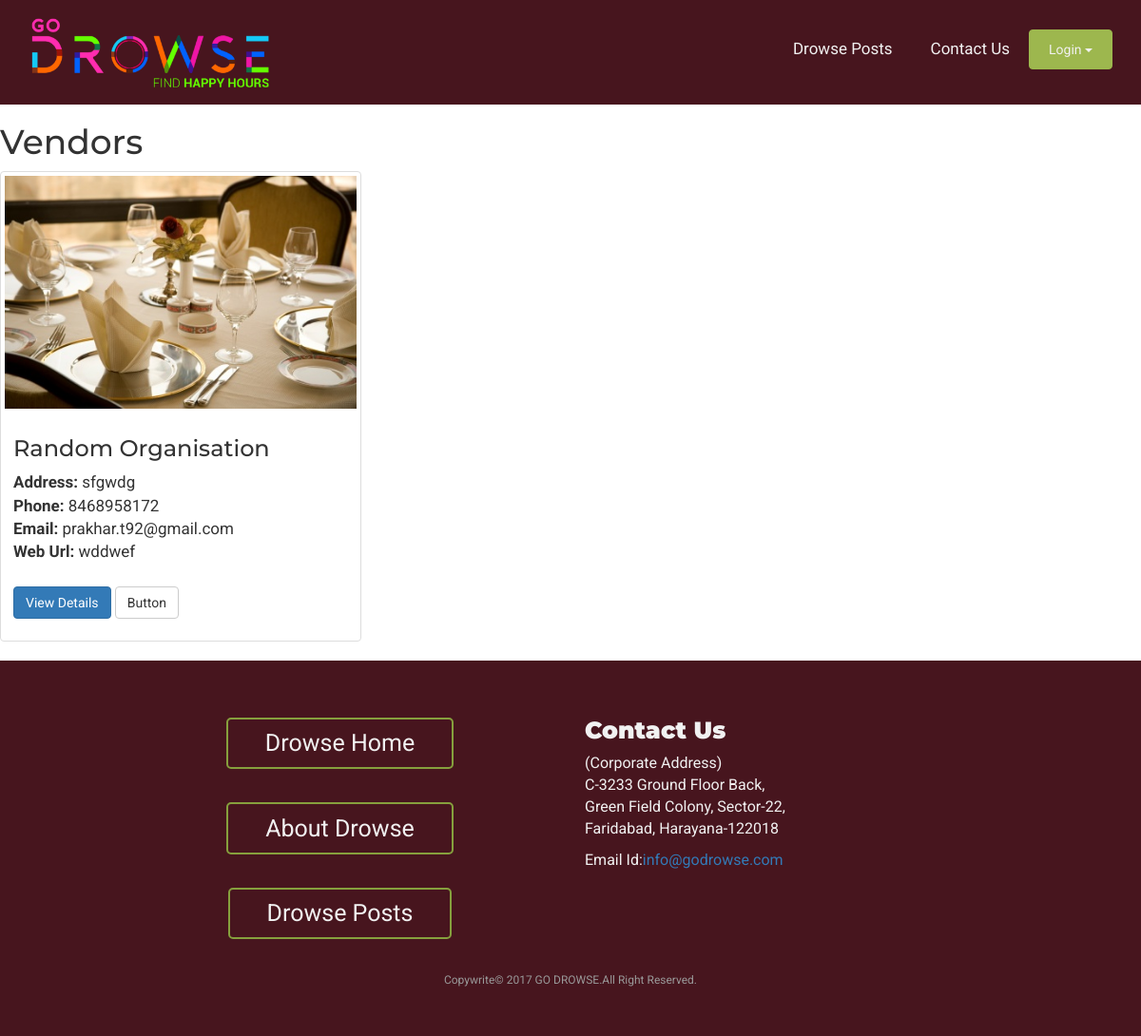
The page /vendor_list/ on the database as committed earlier.
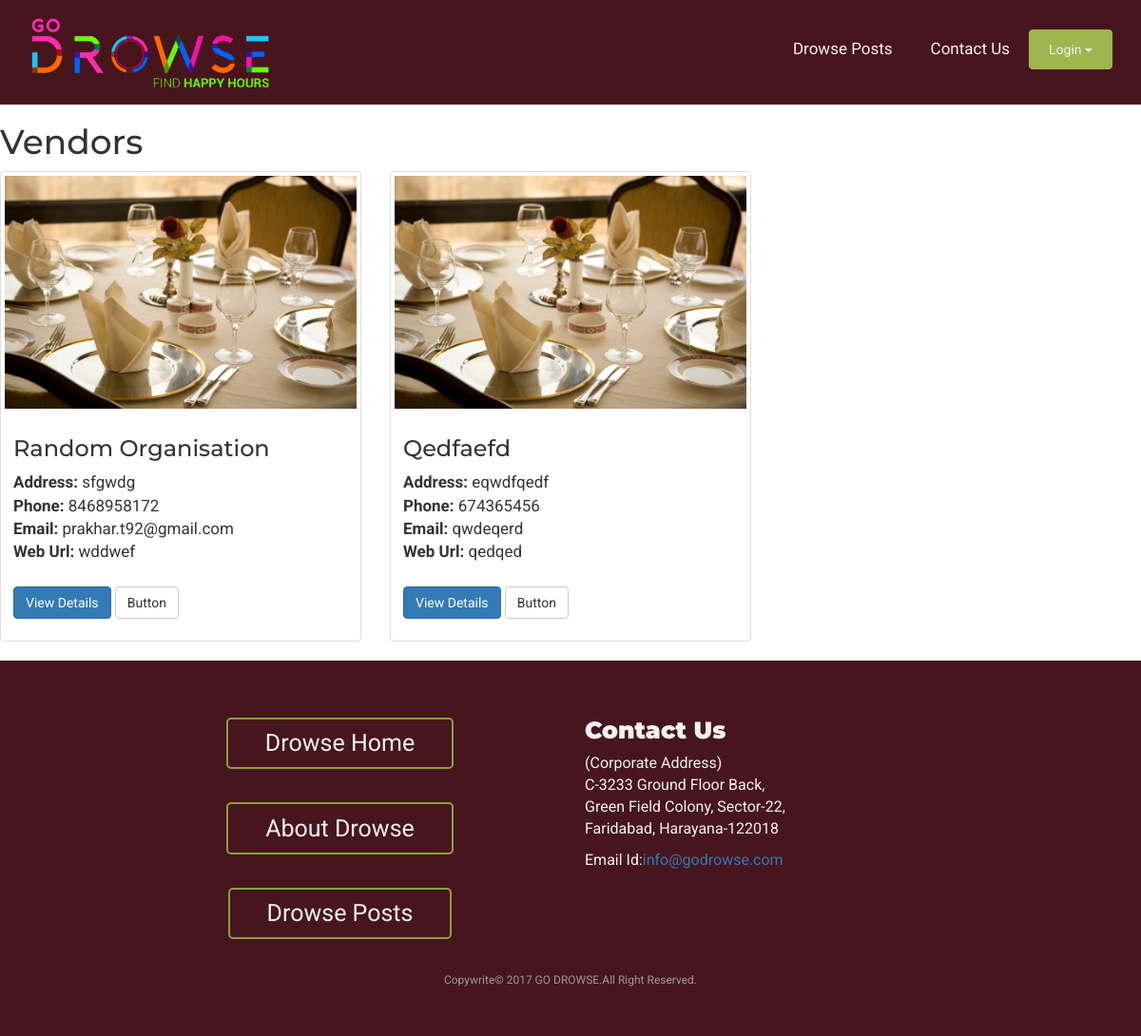
The same page on the database as committed later.
### company/models.py (models this page shows, shortened)
class TblVendor(models.Model):
    user = models.CharField(max_length=250,null = True,blank = True)
    password = models.CharField(max_length=250,null = True,blank = True)
    name = models.CharField(max_length=250,null = True,blank = True)
    address = models.CharField(max_length=250,null = True,blank = True)
    phone = models.IntegerField(null = True,blank = True)
    email = models.CharField(max_length=250,unique = True)
    web_url = models.CharField(max_length=250,null = True,blank = True)
    latitude = models.FloatField(blank=True, null=True)
    longitude = models.FloatField(blank=True, null=True)
    description =  models.TextField(null = True,blank = True)
    cover_photo = models.FileField(upload_to=get_vendor_image_path,null = True,blank = True)
    mon_op_timings = models.CharField(max_length=250,null = True,blank = True)
    mon_close_timings = models.CharField(max_length=250,null = True,blank = True)
    tues_op_timings = models.CharField(max_length=250,null = True,blank = True)
    tues_close_timings = models.CharField(max_length=250,null = True,blank = True)
    wed_op_timings = models.CharField(max_length=250,null = True,blank = True)
    wed_close_timings = models.CharField(max_length=250,null = True,blank = True)
    thurs_op_timings = models.CharField(max_length=250,null = True,blank = True)
    thurs_close_timings = models.CharField(max_length=250,null = True,blank = True)
    fri_op_timings = models.CharField(max_length=250,null = True,blank = True)
    fri_close_timings = models.CharField(max_length=250,null = True,blank = True)
    sat_op_timings = models.CharField(max_length=250,null = True,blank = True)
    sat_close_timings = models.CharField(max_length=250,null = True,blank = True)
    sun_op_timings = models.CharField(max_length=250,null = True,blank = True)
    sun_close_timings = models.CharField(max_length=250,null = True,blank = True)
    food_menu = models.FileField(upload_to=get_food_menu_path,null = True,blank = True)
    drinks_menu = models.FileField(upload_to=get_drinks_menu_path,null = True,blank = True)
    dessert_menu = models.FileField(upload_to=get_dessert_menu_path,null = True,blank = True)
    cafe_menu = models.FileField(upload_to=get_cafe_menu_path,null = True,blank = True)
    category = models.CharField(max_length=250,null = True,blank = True)
    cuisines = models.CharField(max_length=250,null = True,blank = True)
    ambience = models.CharField(max_length=250,null = True,blank = True)
    special_offerings = models.CharField(max_length=250,null = True,blank = True)
    ordering_options = models.IntegerField(null = True,blank = True)
    cost_for_two  = models.CharField(max_length=250,null = True,blank = True)
    payment_modes = models.CharField(max_length=250,null = True,blank = True)
    facilities = models.CharField(max_length=250,null = True,blank = True)
    contact_person = models.CharField(max_length=250,null = True,blank = True)
    phone_contact_person = models.IntegerField(null = True,blank = True)
    date_created = models.DateTimeField(null = True,blank = True)
    date_updated = models.DateTimeField(null = True,blank = True)
    is_anonymous = models.IntegerField(default = False)
    is_active = models.IntegerField(default = 1)
    is_authenticated = models.IntegerField(default = False)
    last_login = models.DateTimeField(default = '1970-01-01')
    objects = TblVendorManager()
    REQUIRED_FIELDS = ['password', 'name']
    USERNAME_FIELD = 'email'

### company/views.py (the view)
# urls.py: url(r'^vendor_list/', VendorListView, name='Vendor-list'),
def VendorListView(request):
    object_list = TblVendor.objects.all()
    print object_list
    return render(request,'company/VendorList.html',{"object_list":object_list})

### company/templates/company/VendorList.html
{% extends "base.html" %}
{% block content %}
{% include "header.html" %}
{% load staticfiles %}
<h1>Vendors</h1>
<div class="row">
{% for article in object_list %}
  <div class="col-sm-4 col-md-4">
    <div class="thumbnail">
    {% if article.cover_photo %}
      <img src="/media/{{ article.cover_photo }}" alt="...">
     {% else %}
 	    <img src="/media/default.jpg" alt="...">
    {% endif %}
      <div class="caption">
        <h3>{{ article.name|title }} </h3>
    		<b>Address: </b><span>{{ article.address }}</span><br>
		    <b>Phone: </b><span>{{ article.phone }}</span><br>
		    <b>Email: </b><span>{{ article.email }}</span><br>
		    <b>Web Url: </b><span>{{ article.web_url }}</span><br>
		    <br>
		    <p><a href="/view_details/{{ article.id }}" class="btn btn-primary" role="button">View Details</a> <a href="#" class="btn btn-default" role="button">Button</a></p>
      </div>
    </div>
  </div>
{% empty %}
    <li>No Vendors yet.</li>
{% endfor %}
</div>
{% include "footer2.html" %}
{% endblock %}

Rows that differ between the two databases and show on the page:
added TblVendor: name "Qedfaefd", address "eqwdfqedf", phone "674365456", email "qwdeqerd", web_url "qedqed"
